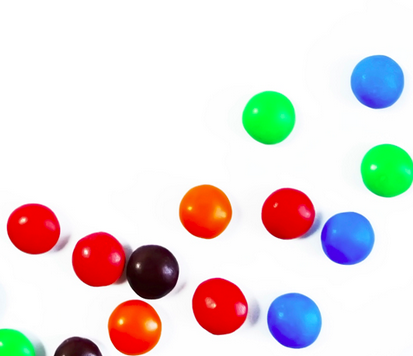
#> input picture Pictures/smarties.png, 413 x 356 px
$ jupyter execute '7. Object Detection and Object Tracking Using HSV Color Space.ipynb'   (text cells are left out)
#> lines starting #> are read from the running program, lines starting #| are printed output that depends on the picture; after the words box and inside, x2 and y2 are one past the last pixel; in counts of white or black regions, pixels touching at a corner belong together
[cell 1]
import cv2
import numpy as np

[cell 2]
def nothing(x):
    pass

[cell 3]
# use trackbar to find the lower and upper bound of the color

cv2.namedWindow('tracking')

cv2.createTrackbar('LH', 'tracking', 0, 255, nothing)
#> slider 'LH' is set to 51
cv2.createTrackbar('LS', 'tracking', 0, 255, nothing)
#> slider 'LS' is set to 51
cv2.createTrackbar('LV', 'tracking', 0, 255, nothing)
#> slider 'LV' is set to 51
cv2.createTrackbar('UH', 'tracking', 255, 255, nothing)
cv2.createTrackbar('US', 'tracking', 255, 255, nothing)
cv2.createTrackbar('UV', 'tracking', 255, 255, nothing)

while True:
    img = cv2.imread('./Pictures/smarties.png')
#> img is the input picture: shape (356, 413, 3); mean B, G, R 219.1, 220.4, 228.9
    hsv = cv2.cvtColor(img, cv2.COLOR_BGR2HSV)
#> hsv: shape (356, 413, 3); mean H, S, V 27.8, 46.1, 247

    # getting values from trackbar
    lh = cv2.getTrackbarPos('LH', 'tracking')
    ls = cv2.getTrackbarPos('LS', 'tracking')
    lv = cv2.getTrackbarPos('LV', 'tracking')
    uh = cv2.getTrackbarPos('UH', 'tracking')
    us = cv2.getTrackbarPos('US', 'tracking')
    uv = cv2.getTrackbarPos('UV', 'tracking')

    # defining the lower and upper range of blue color
    lb = np.array([lh,ls,lv])
    ub = np.array([uh,us,uv])

    # create a mask of the hsv image to just get the blue color
    mask = cv2.inRange(hsv, lb, ub)
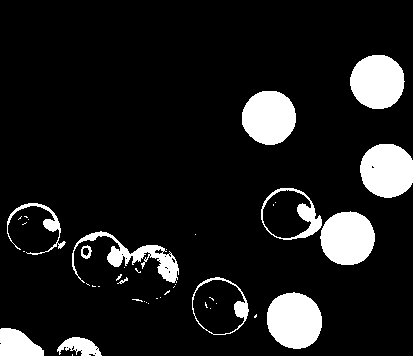
#> mask: shape (356, 413); 11.3% white; 43 white regions (30 under 20 px), largest, box (x1, y1, x2, y2) and area: (267, 292, 322, 349) 2465, (350, 55, 405, 109) 2330, (320, 211, 375, 265) 2326

    # apply mask on the original image
    blueImg = cv2.bitwise_and(img, img, mask=mask)
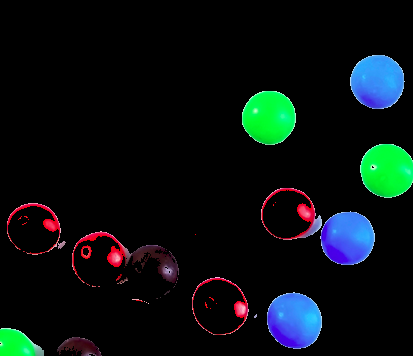
#> blueImg: shape (356, 413, 3); mean B, G, R 16.6, 16.3, 8.1

    cv2.imshow('original', img)
    cv2.imshow('mask', mask)
    cv2.imshow('masked image', blueImg)

    key = cv2.waitKey(1)
#> (key Esc is pressed here)
    if key == 27:
        break

cv2.destroyAllWindows()

[cell 4]
cap = cv2.VideoCapture(0)

# use trackbar to find the lower and upper bound of the color
cv2.namedWindow('tracking')

cv2.createTrackbar('LH', 'tracking', 0, 255, nothing)
#> slider 'LH' is set to 51
cv2.createTrackbar('LS', 'tracking', 0, 255, nothing)
#> slider 'LS' is set to 51
cv2.createTrackbar('LV', 'tracking', 0, 255, nothing)
#> slider 'LV' is set to 51
cv2.createTrackbar('UH', 'tracking', 255, 255, nothing)
cv2.createTrackbar('US', 'tracking', 255, 255, nothing)
cv2.createTrackbar('UV', 'tracking', 255, 255, nothing)

while True:
    _, frame = cap.read()
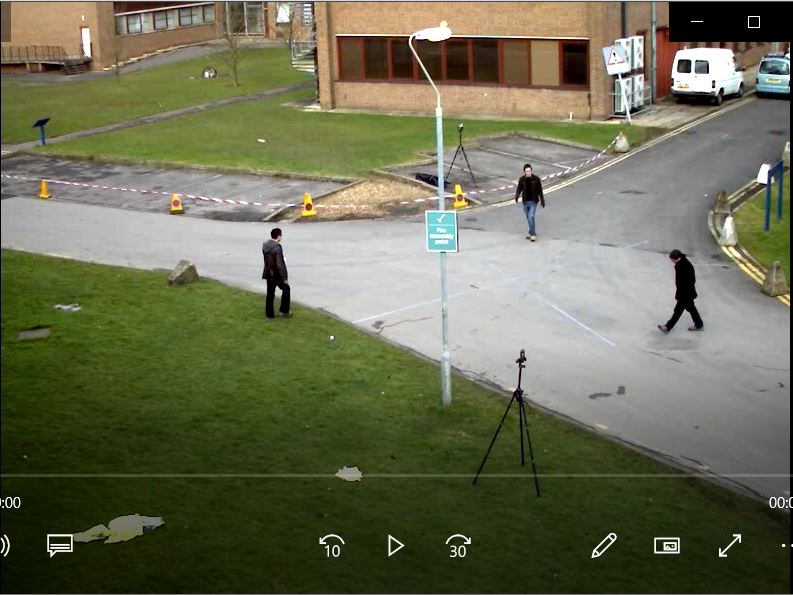
#> input picture Pictures/Capture.JPG, 793 x 595 px, given in place of the camera
#> frame is the input picture: shape (595, 793, 3); mean B, G, R 84, 109.9, 107.5
    hsv = cv2.cvtColor(frame, cv2.COLOR_BGR2HSV)
#> hsv: shape (595, 793, 3); mean H, S, V 42.9, 103.1, 114.4

    # getting values from trackbar
    lh = cv2.getTrackbarPos('LH', 'tracking')
    ls = cv2.getTrackbarPos('LS', 'tracking')
    lv = cv2.getTrackbarPos('LV', 'tracking')
    uh = cv2.getTrackbarPos('UH', 'tracking')
    us = cv2.getTrackbarPos('US', 'tracking')
    uv = cv2.getTrackbarPos('UV', 'tracking')

    # defining the lower and upper range of blue color
    lb = np.array([lh,ls,lv])
    ub = np.array([uh,us,uv])

    # create a mask of the hsv image to just get the blue color
    mask = cv2.inRange(hsv, lb, ub)
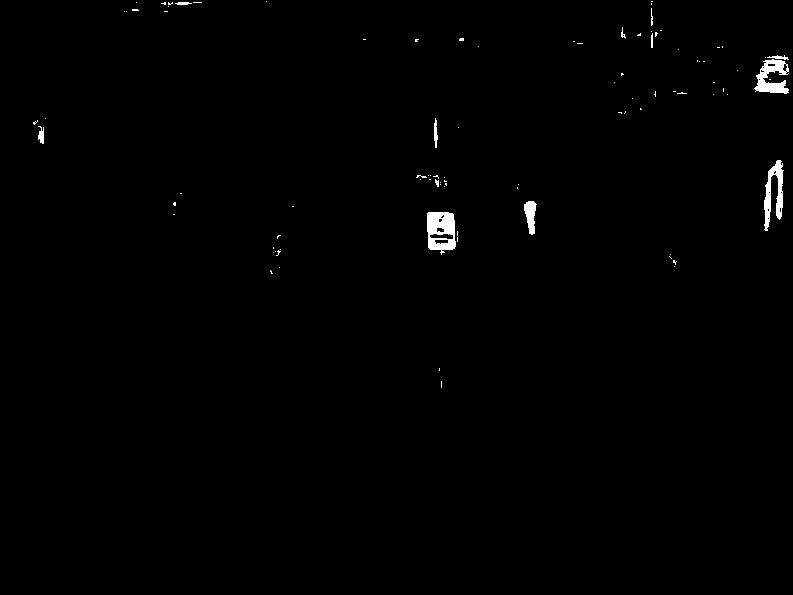
#> mask: shape (595, 793); 0.67% white; 93 white regions (81 under 20 px), largest, box (x1, y1, x2, y2) and area: (427, 212, 456, 255) 882, (754, 59, 789, 94) 678, (764, 160, 784, 231) 665

    # apply mask on the original image
    maskedImg = cv2.bitwise_and(frame, frame, mask=mask)

    cv2.imshow('original', frame)
    cv2.imshow('mask', mask)
    cv2.imshow('masked image', maskedImg)

    key = cv2.waitKey(1)
#> (key Esc is pressed here)
    if key == 27:
        break

cap.release()
cv2.destroyAllWindows()
